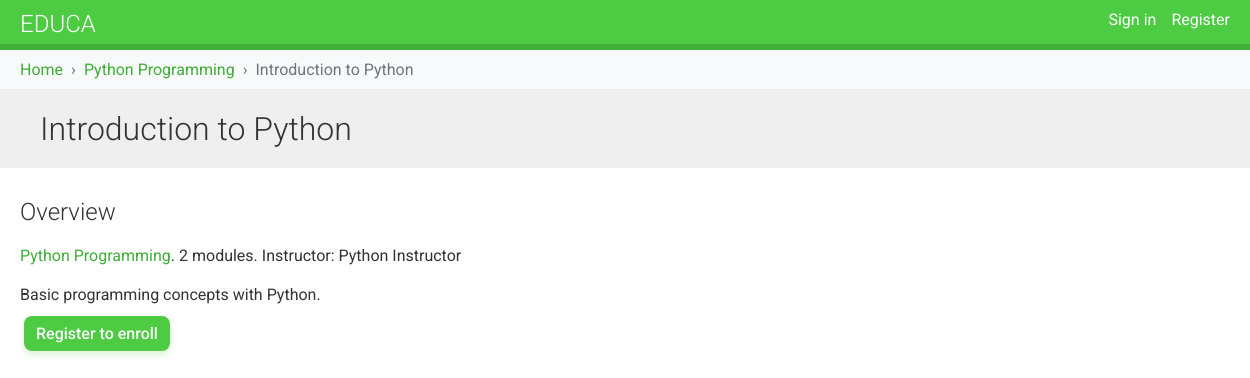
The app's page /course/introduction-to-python/ with its own data.
### courses/models.py (models this page shows, shortened)
class Subject(models.Model):
    title = models.CharField(max_length=200)
    slug = models.SlugField(max_length=200, unique=True)
    description = models.TextField(blank=True)
    duration = models.TextField(blank=True)
    order = models.PositiveIntegerField(default=0,)
    class Meta:
        ordering = ['order']

class Course(models.Model):
    owners = models.ManyToManyField(User,
                                    related_name='courses_created',
                                    blank=True)
    subject = models.ForeignKey(Subject,
                                related_name='courses',
                                on_delete=models.CASCADE)
    title = models.CharField(max_length=200)
    slug = models.SlugField(max_length=200,
                            unique=True,
                            auto_created=True)
    overview = models.TextField()
    duration = models.TextField(blank=True)
    created = models.DateTimeField(auto_now_add=True) #set when new object is created
    price = models.DecimalField(max_digits=10,decimal_places=2, default=0)
    order = models.PositiveIntegerField(default=0,)
    class Meta:
        ordering = ['order'] # - means descending order

### courses/views.py (the view, shortened to what this page needs)
class CourseDetailView(DetailView):
    model = Course
    template_name = 'courses/course/detail.html'
    def get_context_data(self, **kwargs):
        context = super().get_context_data(**kwargs)
        owners_list = self.get_owners_list()
        context['enroll_form'] = CourseEnrollForm(
            initial={'course': self.object}
        )
        context['is_instructor'] = self.is_instructor()
        context['is_enrolled'] = self.is_enrolled()
        context['should_enroll'] = self.should_enroll()
        context['owners_list'] = ", ".join(owners_list)
        return context
    def is_instructor(self):
        return self.request.user.groups.filter(name='Instructors').exists()
    def is_enrolled(self):
        if not self.request.user.is_authenticated:
            return False
    def should_enroll(self):
        is_authenticated = self.request.user.is_authenticated
        is_instructor = self.is_instructor()
        is_enrolled = self.is_enrolled()
        if is_authenticated and not is_instructor and not is_enrolled:
            return True
        else:
            return False
    def get_owners_list(self):
        owners_list = []
        for owner in self.object.owners.all():
            owners_list.append(owner.get_full_name())
        return owners_list

### courses/context_processors.py (called while the page is built)
def is_instructor_processor(request):
    if request.user.is_authenticated:
        is_instructor = request.user.groups.filter(name="Instructors").exists()
    else:
        is_instructor = False
    return {"is_instructor": is_instructor}

### educa/context_processors.py (called while the page is built, shortened)
def notifications_processor(request):
    return {
        'unread_notifications': [],
        'unread_count': 0,
    }

### courses/templates/courses/course/detail.html (shortened to what this page needs)
{% extends "base.html" %}
{% block breadcrumbs %}
    {% for crumb in breadcrumbs %}
        {% if not forloop.last %}
            <li><a href="{{ crumb.url }}">{{ crumb.name }}</a></li>
        {% else %}
            <li class="active">{{ crumb.name }}</li>
        {% endif %}
    {% endfor %}
{% endblock %}
{% block content %}
    {% with subject=object.subject %}
        <h1>
            {{ object.title }}
        </h1>
        <div class="module">
            <h2>Overview</h2>
            <p>
                <a href="{% url 'course_list_subject' subject.slug %}">
                    {{ subject.title }}</a>.
                {{ object.modules.count }} modules.
                Instructor: {{ owners_list }}
            </p>
            {{ object.overview|linebreaks }}
            {% if request.user.is_authenticated and request.user in object.owners.all or request.user.is_superuser %}
                <form action="{% url 'manage_course_list' %}" method="get">
                    <input type="submit" value="Manage course">
                </form>
            {% elif should_enroll %}
                <a href="{% url 'student_enrollment' %}" class="btn btn-primary">Enroll now</a>
            {% elif not request.user.is_authenticated %}
                <a href="{% url 'student_registration' %}" class="btn btn-primary">Register to enroll</a>
            {% elif not is_instructor %}
                <a href="{% url 'student_course_list' %}" class="btn btn-primary">Go to Courses</a>
            {% endif %}
        </div>
    {% endwith %}
{% endblock %}

### courses/static/css/base.css (style rules this page uses)
html { width: 100%; max-width: 100%; overflow-x: hidden; margin: 0; padding: 0; }
body { margin: 0; font-family: 'Roboto', sans-serif; font-weight: 400; color: #333; width: 100%; grid-template-columns: auto auto; }
a { color: #3fad37; text-decoration: none; }
h1, h2, h3, h4, h5, h6 { font-family: 'Roboto', sans-serif; font-weight: 300; }
h1 { background: #efefef; width: 100%; overflow: auto; padding: 20px 0 20px 40px; margin: 0; grid-row: 1; grid-column: 1 / span2; }
.module { padding: 10px 20px; width: auto; grid-column: 2; grid-row: 2; }
.module p { margin: 10px 0 20px; width: 100%; }
.btn { padding: 8px 12px; margin: 4px; cursor: pointer; text-decoration: none; color: white; border: none; text-wrap: nowrap; border-radius: 5px; font-size: 16px; font-weight: 500; transition: all 0.3s ease; }
.btn-primary { background-color: #4dcc43; color: white; border-radius: 8px; box-shadow: 0 4px 6px rgba(77, 204, 67, 0.2); transition: all 0.3s ease; }
.breadcrumb li { display: inline-flex; align-items: center; margin: 0; padding: 0; }
.breadcrumb li:not(:last-child)::after { content: "›"; margin: 0 8px; color: #6c757d; }
.breadcrumb li a { color: #3fad37; text-decoration: none; }
.breadcrumb li.active { color: #6c757d; }

### records on screen
Subject: name "Python Programming", title "Python Programming"
Course: name "Introduction to Python", title "Introduction to Python", modules.count "2", overview "Basic programming concepts with Python."

### other values on screen
{{ crumb.name }} "Home"
{{ owners_list }} "Python Instructor"
